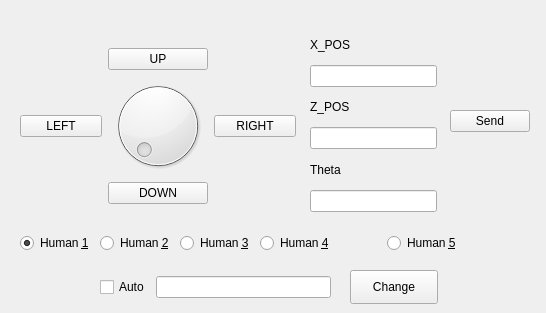
<?xml version="1.0" encoding="UTF-8"?>
<ui version="4.0">
 <class>guiDlg</class>
 <widget class="QWidget" name="guiDlg">
  <property name="geometry">
   <rect>
    <x>0</x>
    <y>0</y>
    <width>546</width>
    <height>313</height>
   </rect>
  </property>
  <property name="windowTitle">
   <string>fakeHumanAgent</string>
  </property>
  <widget class="QWidget" name="layoutWidget">
   <property name="geometry">
    <rect>
     <x>20</x>
     <y>20</y>
     <width>276</width>
     <height>212</height>
    </rect>
   </property>
   <layout class="QVBoxLayout" name="verticalLayout">
    <item>
     <layout class="QGridLayout" name="gridLayout">
      <item row="3" column="1">
       <widget class="QPushButton" name="down">
        <property name="text">
         <string>DOWN</string>
        </property>
       </widget>
      </item>
      <item row="1" column="1">
       <widget class="QDial" name="giro"/>
      </item>
      <item row="0" column="1">
       <widget class="QPushButton" name="up">
        <property name="text">
         <string>UP</string>
        </property>
       </widget>
      </item>
      <item row="1" column="0">
       <widget class="QPushButton" name="left">
        <property name="text">
         <string>LEFT</string>
        </property>
       </widget>
      </item>
      <item row="1" column="2">
       <widget class="QPushButton" name="right">
        <property name="text">
         <string>RIGHT</string>
        </property>
       </widget>
      </item>
     </layout>
    </item>
   </layout>
  </widget>
  <widget class="QPushButton" name="Send">
   <property name="geometry">
    <rect>
     <x>450</x>
     <y>110</y>
     <width>80</width>
     <height>22</height>
    </rect>
   </property>
   <property name="text">
    <string>Send</string>
   </property>
  </widget>
  <widget class="QWidget" name="layoutWidget">
   <property name="geometry">
    <rect>
     <x>310</x>
     <y>30</y>
     <width>127</width>
     <height>182</height>
    </rect>
   </property>
   <layout class="QVBoxLayout" name="verticalLayout_2">
    <item>
     <widget class="QLabel" name="label">
      <property name="text">
       <string>X_POS</string>
      </property>
     </widget>
    </item>
    <item>
     <widget class="QLineEdit" name="X_POS"/>
    </item>
    <item>
     <widget class="QLabel" name="label_2">
      <property name="text">
       <string>Z_POS</string>
      </property>
     </widget>
    </item>
    <item>
     <widget class="QLineEdit" name="Z_POS"/>
    </item>
    <item>
     <widget class="QLabel" name="label_3">
      <property name="text">
       <string>Theta</string>
      </property>
     </widget>
    </item>
    <item>
     <widget class="QLineEdit" name="Theta"/>
    </item>
   </layout>
  </widget>
  <widget class="QWidget" name="layoutWidget">
   <property name="geometry">
    <rect>
     <x>20</x>
     <y>230</y>
     <width>487</width>
     <height>26</height>
    </rect>
   </property>
   <layout class="QHBoxLayout" name="horizontalLayout_2">
    <item>
     <layout class="QHBoxLayout" name="horizontalLayout">
      <item>
       <widget class="QRadioButton" name="radioButton_1">
        <property name="text">
         <string>Human &amp;1</string>
        </property>
        <property name="checked">
         <bool>true</bool>
        </property>
       </widget>
      </item>
      <item>
       <widget class="QRadioButton" name="radioButton_2">
        <property name="text">
         <string>Human &amp;2</string>
        </property>
       </widget>
      </item>
      <item>
       <widget class="QRadioButton" name="radioButton_3">
        <property name="text">
         <string>Human &amp;3</string>
        </property>
       </widget>
      </item>
     </layout>
    </item>
    <item>
     <widget class="QRadioButton" name="radioButton_4">
      <property name="text">
       <string>Human &amp;4</string>
      </property>
     </widget>
    </item>
    <item>
     <widget class="QRadioButton" name="radioButton_5">
      <property name="text">
       <string>Human &amp;5</string>
      </property>
     </widget>
    </item>
   </layout>
  </widget>
  <widget class="QWidget" name="layoutWidget">
   <property name="geometry">
    <rect>
     <x>100</x>
     <y>270</y>
     <width>231</width>
     <height>34</height>
    </rect>
   </property>
   <layout class="QHBoxLayout" name="horizontalLayout_3">
    <item>
     <widget class="QCheckBox" name="auto_1">
      <property name="text">
       <string>Auto</string>
      </property>
      <property name="checkable">
       <bool>true</bool>
      </property>
     </widget>
    </item>
    <item>
     <widget class="QLineEdit" name="velocity"/>
    </item>
   </layout>
  </widget>
  <widget class="QPushButton" name="changeVelocity">
   <property name="geometry">
    <rect>
     <x>350</x>
     <y>270</y>
     <width>88</width>
     <height>34</height>
    </rect>
   </property>
   <property name="text">
    <string>Change</string>
   </property>
  </widget>
  <zorder>layoutWidget</zorder>
  <zorder>layoutWidget</zorder>
  <zorder>layoutWidget</zorder>
  <zorder>Send</zorder>
  <zorder>layoutWidget</zorder>
  <zorder>changeVelocity</zorder>
  <zorder>radioButton_5</zorder>
 </widget>
 <tabstops>
  <tabstop>left</tabstop>
  <tabstop>up</tabstop>
  <tabstop>down</tabstop>
  <tabstop>right</tabstop>
  <tabstop>giro</tabstop>
 </tabstops>
 <resources/>
 <connections/>
</ui>
